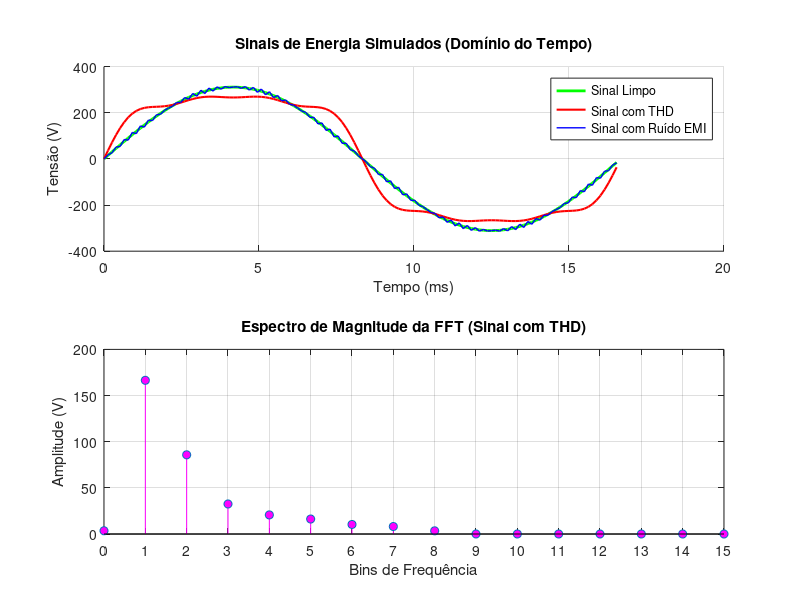

MATLAB code for this plot:
%% GERADOR DE SINAIS PARA EMULAÇÃO NO WOKWI (ESP32)
% Projeto: Analisador de Qualidade de Energia
% Descrição: Este script modela a rede elétrica de 220V e gera os arrays 
%            C++ que simulam o sinal lido pelo ADC do ESP32.
clc; close all; clear all;

%% 1. PARÂMETROS DO SISTEMA E AMOSTRAGEM
f_fundamental = 60;      % Frequência esperada da rede elétrica (Hz)
pontos_por_ciclo = 128;  % Amostras por ciclo (para a FFT)
amostras = pontos_por_ciclo; 

% Eixo do tempo para exatamente 1 ciclo (16.66 ms)
% Remove o último ponto para a onda conectar perfeitamente no loop infinito
t = linspace(0, 1/f_fundamental, amostras + 1);
t(end) = []; 

%% 2. MODELAGEM MATEMÁTICA DAS AMPLITUDES (Tensão de Pico)
A1 = 311; % Fundamental 60Hz (220V * sqrt(2))
A3 = 60;  % 3ª Harmônica (180Hz) - Causa aquecimento no neutro
A5 = 30;  % 5ª Harmônica (300Hz)
A7 = 15;  % 7ª Harmônica (420Hz)
A_Ruido = 10; % Ruído de Alta Frequência (Ex: 3600Hz de fontes chaveadas)

%% 3. GERAÇÃO DOS SINAIS DE TESTE (Domínio do Tempo)
% Cenário 1: Rede Perfeita
sinal_limpo = A1 * sin(2*pi * f_fundamental * t);

% Cenário 2: Distorção Harmônica Elevada (THD)
sinal_thd = sinal_limpo + ...
            A3 * sin(2*pi * (3*f_fundamental) * t) + ...
            A5 * sin(2*pi * (5*f_fundamental) * t) + ...
            A7 * sin(2*pi * (7*f_fundamental) * t);

% Cenário 3: Ruído Acoplado (EMI/RFI)
sinal_ruido = sinal_limpo + A_Ruido * sin(2*pi * (60*f_fundamental) * t);

%% 4. QUANTIZAÇÃO PARA O ADC DO ESP32 (12-bits)
% O circuito físico possui offset de 1.65V (Valor 2048 no ADC)
offset_adc = 2048;

% Função anônima para converter Tensão Real -> Leitura ADC com limites
converter_adc = @(sinal) max(min(round(sinal + offset_adc), 4095), 0);

adc_limpo = converter_adc(sinal_limpo);
adc_thd   = converter_adc(sinal_thd);
adc_ruido = converter_adc(sinal_ruido);

%% 5. Geração do Código C++ no Console
fprintf('\n// COPIE E COLE OS ARRAYS ABAIXO NO SEU SKETCH.INO (BLOCO 1)\n');
fprintf('// ====================================================================\n\n');

% Exporta Sinal Limpo
fprintf('const int sinal_rede_Limpo[%d]      = {', amostras);
fprintf('%d, ', adc_limpo(1:end-1)); fprintf('%d};\n', adc_limpo(end));

% Exporta Sinal com THD
fprintf('const int sinal_rede_THD_Alto[%d]   = {', amostras);
fprintf('%d, ', adc_thd(1:end-1)); fprintf('%d};\n', adc_thd(end));

% Exporta Sinal com Ruído
fprintf('const int sinal_rede_Ruido_Alto[%d] = {', amostras);
fprintf('%d, ', adc_ruido(1:end-1)); fprintf('%d};\n\n', adc_ruido(end));


%% 6. VALIDAÇÃO MATEMÁTICA DO ALGORITMO (PROVA REAL DA FFT)
% Esta seção prova que a lógica implementada em C++ no ESP32 está correta.
fprintf('// --- VALIDAÇÃO DA FFT (MATLAB vs ESP32) ---\n');

% Janelamento e FFT no sinal com THD
janela = hamming(amostras)';
vReal_windowed = sinal_thd .* janela;
vFFT = fft(vReal_windowed);

% Conversão para Magnitude e Normalização
vMag = abs(vFFT) * (2 / amostras); 

% Extração dos Bins de interesse (No MATLAB o índice começa em 1, logo Bin[1] é idx 2)
ampFund = vMag(2); % 60Hz
ampH3   = vMag(4); % 180Hz
ampH5   = vMag(6); % 300Hz
ampH7   = vMag(8); % 420Hz

% Cálculo do THD
thd_calculado = (sqrt(ampH3^2 + ampH5^2 + ampH7^2) / ampFund) * 100;

fprintf('// Fundamental (60Hz): %.2f V\n', ampFund);
fprintf('// THD Calculado:      %.2f %%\n', thd_calculado);
if thd_calculado > 5.0
    fprintf('// DIAGNÓSTICO:        ALERTA (THD > 5%%)\n');
end

%% 7. VISUALIZAÇÃO GRÁFICA
figure('Name', 'Análise de Sinais Gerados', 'Position', [100, 100, 900, 600]);

% Gráfico 1: Sinais no Tempo (Visão do Osciloscópio)
subplot(2,1,1);
hold on;
plot(t*1000, sinal_limpo, 'g', 'LineWidth', 2);
plot(t*1000, sinal_thd, 'r', 'LineWidth', 1.5);
plot(t*1000, sinal_ruido, 'b', 'LineWidth', 1);
hold off;
title('Sinais de Energia Simulados (Domínio do Tempo)');
xlabel('Tempo (ms)'); ylabel('Tensão (V)');
legend('Sinal Limpo', 'Sinal com THD', 'Sinal com Ruído EMI');
grid on;

% Gráfico 2: Espectro de Frequência do Sinal Distorcido (Visão da FFT)
subplot(2,1,2);
bins = 0:(amostras/2);
stem(bins, vMag(1:amostras/2 + 1), 'filled', 'MarkerFaceColor', 'm', 'Color', 'm');
title('Espectro de Magnitude da FFT (Sinal com THD)');
xlabel('Bins de Frequência'); ylabel('Amplitude (V)');
xlim([0 15]); % Limita a visão aos primeiros 15 harmônicos igual a interface do projeto
xticks(0:15);
grid on;
